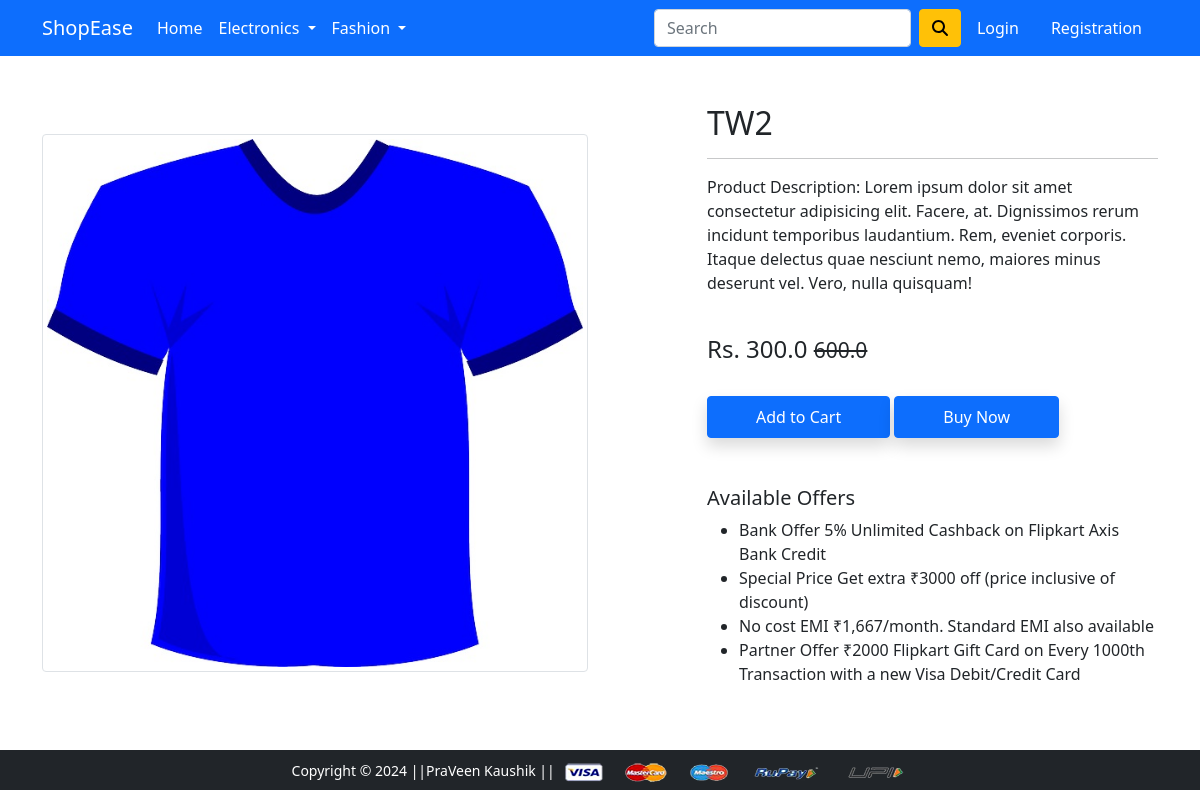
The app's page /product-detail/8 with its own data.
### app/models.py (models this page shows, shortened)
class Product(models.Model):
    title=models.CharField(max_length=200)
    selling_price=models.FloatField()
    discounted_price=models.FloatField()
    description=models.TextField()
    brand=models.CharField(max_length=100)
    category=models.CharField(choices=CATEGORY_CHOICES,max_length=2)
    product_image=models.ImageField(upload_to='productimg')

### app/views.py (the view)
# urls.py: path('product-detail/<int:pk>', views.ProductDetailsView.as_view(), name='product-detail'),
class ProductDetailsView(View):
    @method_decorator(never_cache)
    def get(self,request,pk):
        user=request.user
        totalitem=0
        product = get_object_or_404(Product, pk=pk)
        in_cart=False
        if request.user.is_authenticated:
            in_cart = Cart.objects.filter(user=user, product=product).exists()
            totalitem = len(Cart.objects.filter(user=request.user))
        return render(request,'app/productdetail.html',{'product':product,'in_cart':in_cart,'totalitem':totalitem})

### app/templates/app/productdetail.html (shortened to what this page needs)
{% extends 'app/base.html' %}
{% load static %}
{% block main-content %}
<div class="container my-5">
 <div class="row">
  <div class="col-sm-6 text-center align-self-center">
   <img src="{{product.product_image.url}}" alt="" class="img-fluid img-thumbnail">
  </div>
  <div class="col-sm-5 offset-sm-1">
   <h2>{{product.title}}</h2>
   <hr>
   <p>Product Description: Lorem ipsum dolor sit amet consectetur adipisicing elit. Facere, at. Dignissimos rerum incidunt temporibus laudantium. Rem, eveniet corporis. Itaque delectus quae nesciunt nemo, maiores minus deserunt vel. Vero, nulla quisquam!</p> <br>
   <h4>Rs. {{product.discounted_price}} <small class="fw-light text-decoration-line-through">{{product.selling_price}}</small></h4> <br>
   {% if not request.user.is_authenticated %}
    <form action="/add-to-cart" class="d-inline">
      <button type="submit" class="btn btn-primary shadow px-5 py-2">Add to Cart</button>
    </form>
   {% endif %}
   <form action="/buy/"  method="post" class="d-inline">
    <button type="submit" class="btn btn-primary shadow px-5 py-2">Buy Now</button>
    </form>
   <h5 class="mt-5">Available Offers</h5>
   <ul>
    <li>Bank Offer 5% Unlimited Cashback on Flipkart Axis Bank Credit</li>
    <li>Special Price Get extra ₹3000 off (price inclusive of discount)</li>
    <li>No cost EMI ₹1,667/month. Standard EMI also available</li>
    <li>Partner Offer ₹2000 Flipkart Gift Card on Every 1000th Transaction with a new Visa Debit/Credit Card</li>
   </ul>
  </div>
</div>
</div>
{% endblock main-content %}

### records on screen
Product: product_image (picture), title "TW2", discounted_price "300.0", selling_price "600.0"
